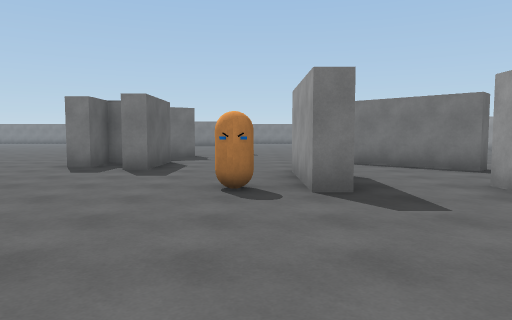
view 1 (above)

24 first-person views from a walk through a 3-D level made in the Unity game engine. The camera is 1.4 m above the floor, tilts 4° down and sees 70° across. The floor is counted in squares, 2 m on a side. Each view is taken from the middle of a square. On the plan, view 1 faces up. The plan holds only what a view shows up to about 11 squares ahead; the rest is blank. The place goes on beyond the plan.

view 2
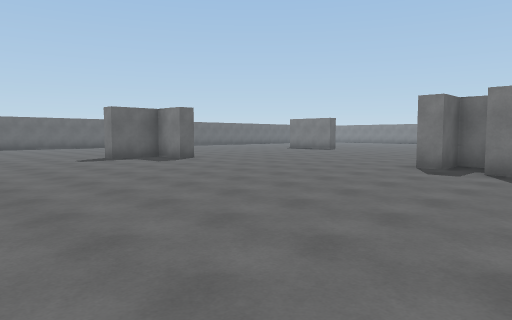

view 3
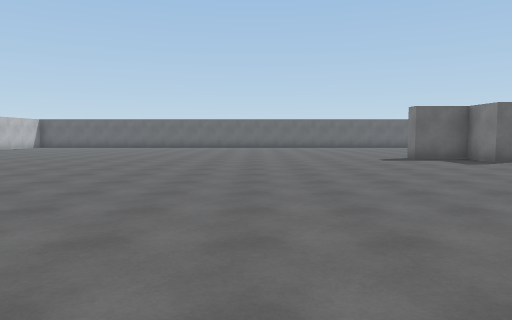

view 4
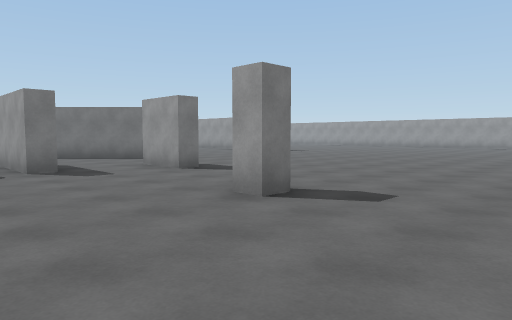

view 5
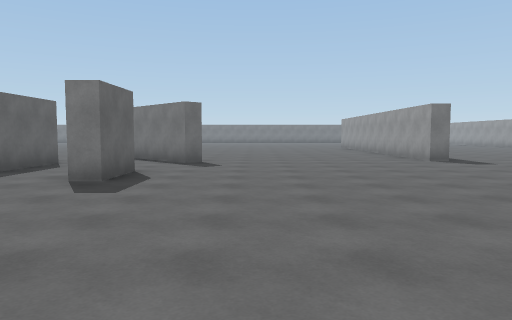

view 6
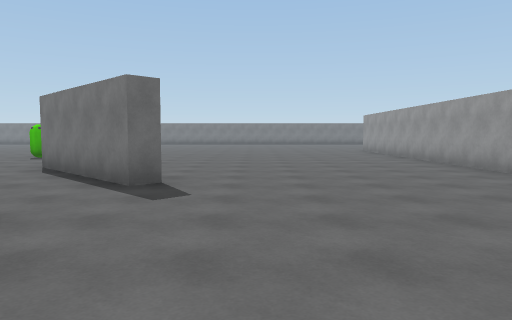

view 7
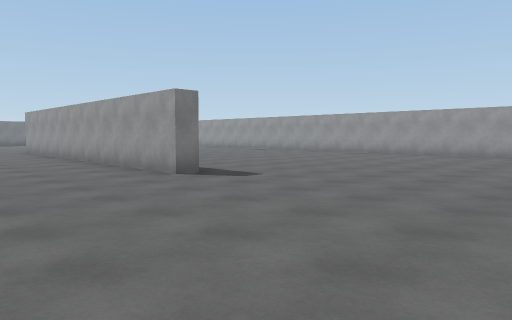

view 8
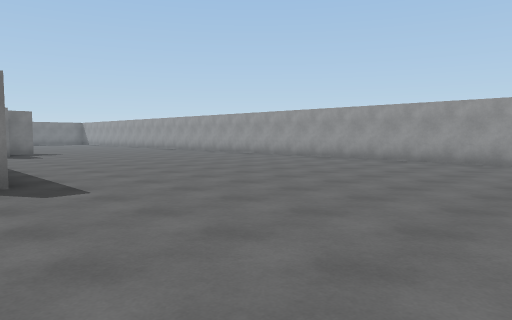

view 9
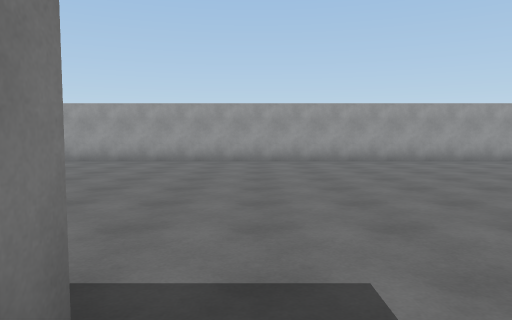

view 10
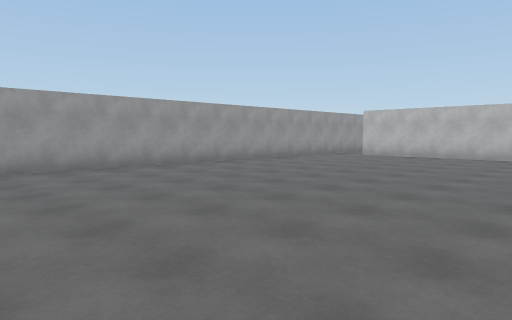

view 11
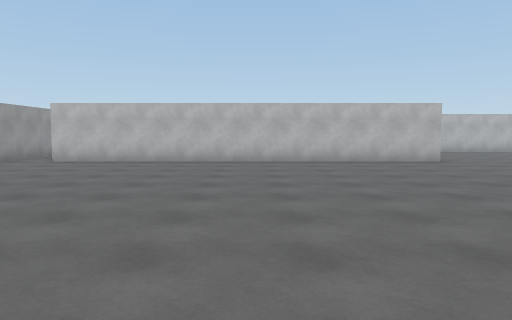

view 12
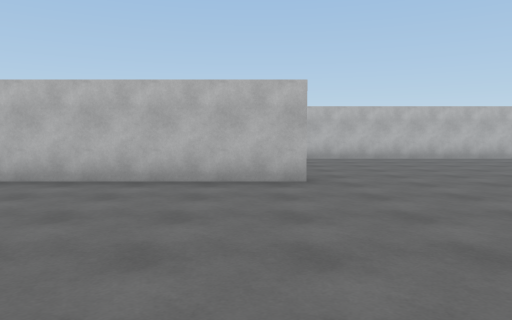

view 13
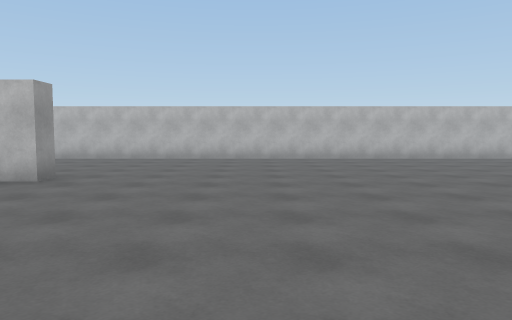

view 14
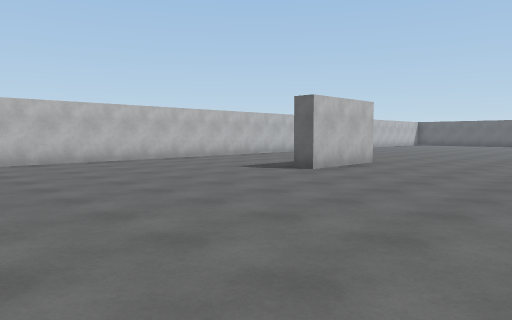

view 15
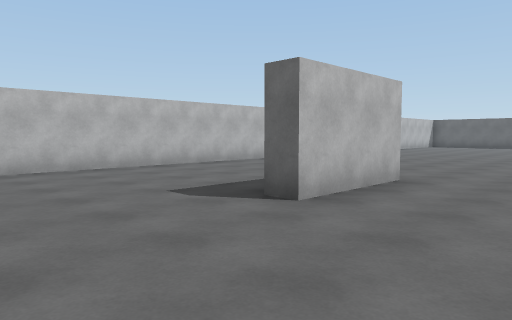

view 16
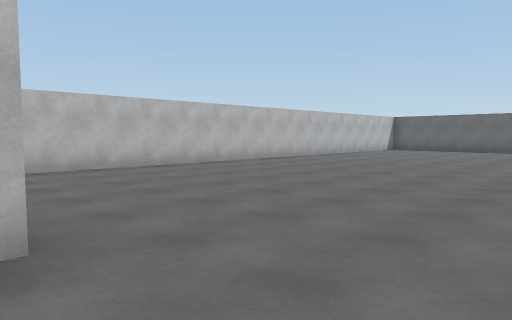

view 17
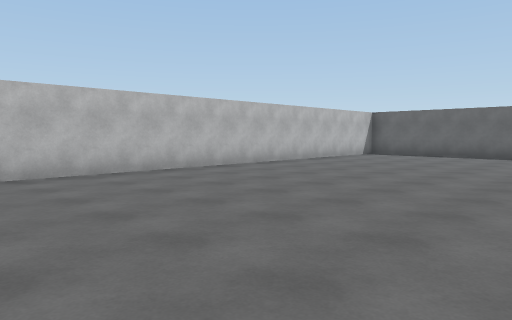

view 18
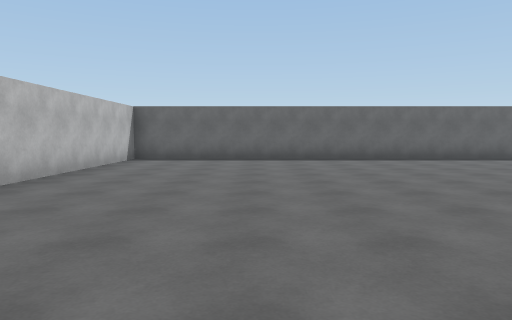

view 19
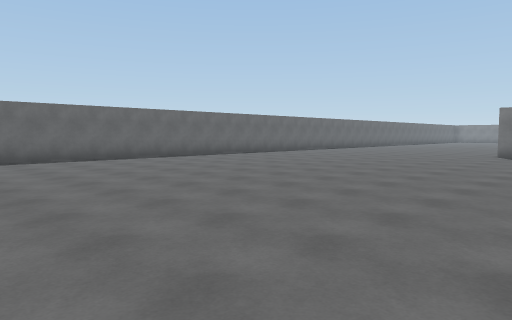

view 20
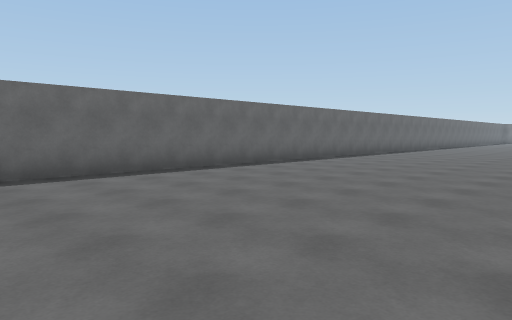

view 21
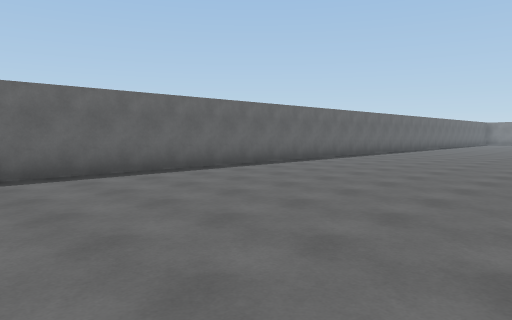

view 22
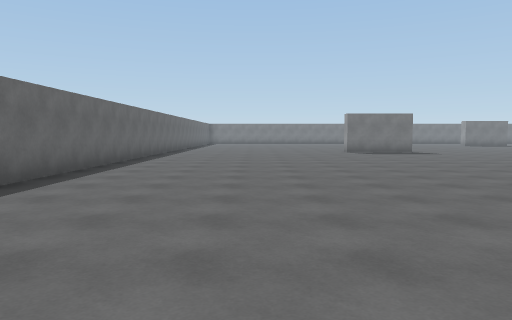

view 23
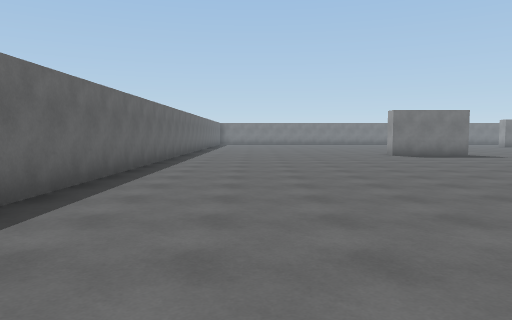

view 24
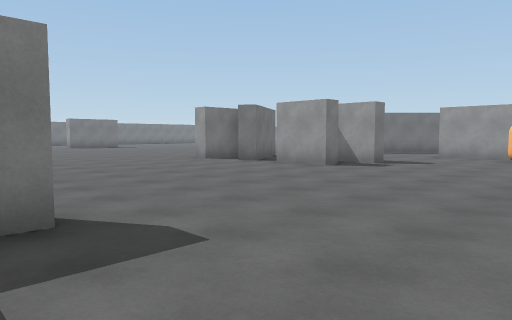

### Floor plan
Points are (right, up) in squares from view 1. A wall is a line through its corners. A room is listed if a view was taken in it or the views show most of it. See-through windows are left out.
Room 1 (views 1, 2, 3, 4, 5, 6, 7, 8, 9, 10, 11, 12, 13, 14, 15, 16, 17, 18, 19, 20, 21, 22, 23, 24)
walls: (2.5, -0.2) (1.9, -0.2) (1.9, 0.4); (1.2, 4.4) (0.7, 4.4) (0.7, 7); (3.7, 5) (3.7, 3.4) (3.2, 3.4) (3.2, 5); (1.2, 7) (1.2, 4.8); (-2.9, 8.7) (-3.5, 8.7) (-3.5, 7.7) (-4, 7.7) (-4, 9.2); (-4.6, -6.4) (-2, -6.4) (-2, -7); (-2, 9.2) (-2, 7.3) (-2.7, 7.3) (-2.7, 8.4); (4.7, 7.4) (4.3, 6.9) (1.4, 9.8); (-2.2, 11) (-4, 10) (-4.3, 10.4); (-10.1, 6.5) (-10.1, 6) (-11.3, 6) (-11.3, 4.4) (-11.9, 4.4); (-3.9, 11.5) (-4.5, 11.5) (-4.5, 12.1); (8.2, -7) (8.2, -6.4) (18.2, -6.4); (11.1, 7.5) (10.6, 7.5) (10.6, 14.1); (19.5, -3.1) (19.5, 12); (19.5, -8) (19.5, -6.2); (-20.5, 14) (-20.5, -11.5) (10.9, -11.5)
objects: other object (0, 5); other object (0, 13)

Positions as (right, up) in squares from view 1, and headings:
1: (0, 0), facing up
2: (-1, 0), facing up-left
3: (-1, 0), facing left
4: (-1, -3), facing up-right
5: (6, -2), facing up
6: (6, 2), facing up
7: (7, 2), facing up-right
8: (10, 2), facing up-right
9: (10, 7), facing right
10: (12, 5), facing down-right
11: (13, 3), facing down
12: (9, -1), facing down
13: (5, -1), facing down
14: (4, -2), facing down-left
15: (1, -4), facing down-left
16: (-4, -4), facing down-left
17: (-8, -5), facing down-left
18: (-10, -8), facing left
19: (-10, -7), facing up-left
20: (-14, -5), facing up-left
21: (-14, 0), facing up-left
22: (-17, 1), facing up
23: (-18, 3), facing up
24: (-11, 3), facing up-right
